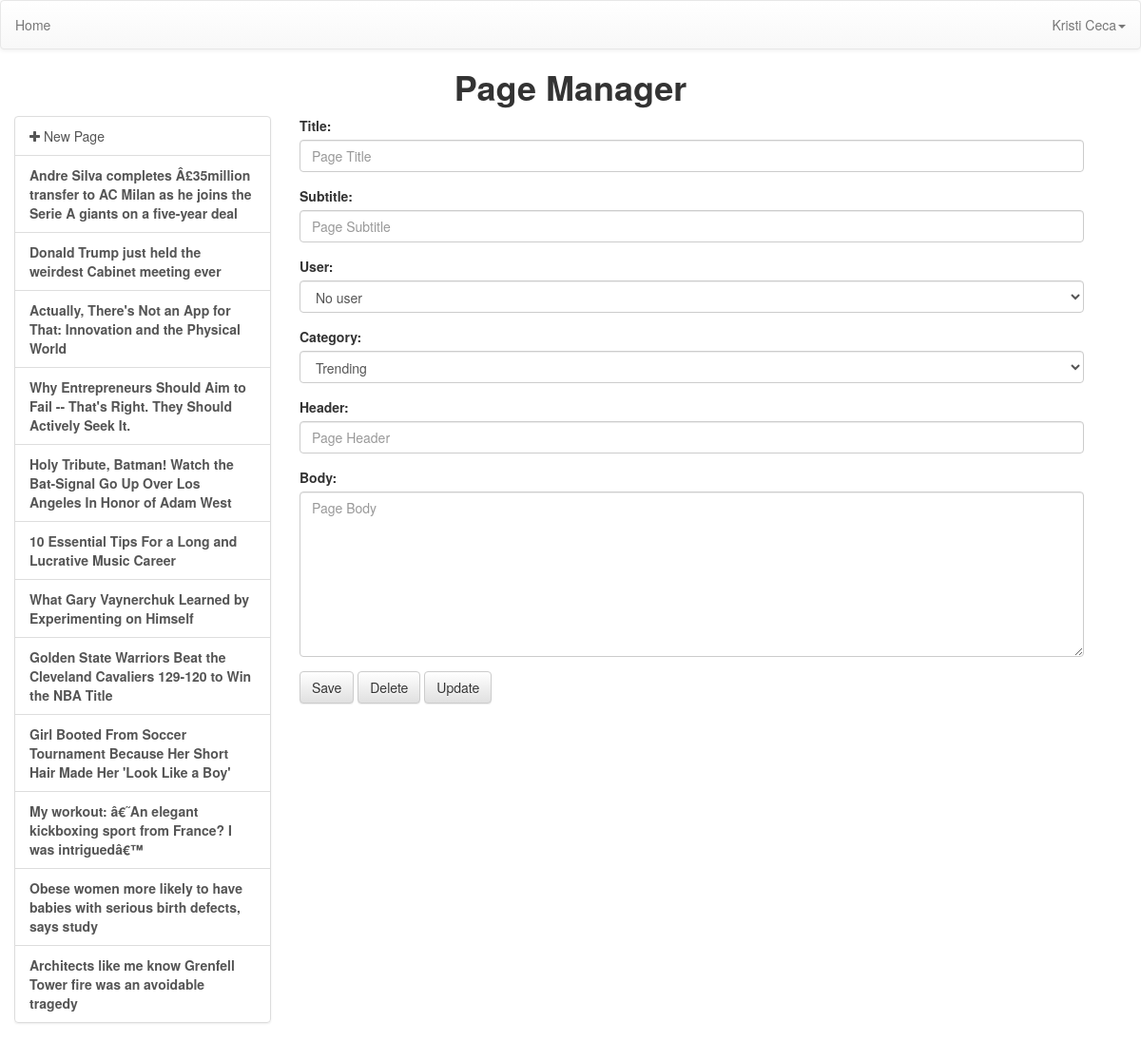
Screenshot of /admin/admin.php?pageid=0 (signed in) with the database file from the repository.
### tables this page shows
CREATE TABLE `posts` (
  `id` int(11) NOT NULL,
  `title` varchar(10000) NOT NULL,
  `subtitle` varchar(10000) NOT NULL,
  `category` varchar(200) NOT NULL,
  `header` varchar(400) NOT NULL,
  `body` longtext NOT NULL,
  `time` datetime NOT NULL DEFAULT '0000-00-00 00:00:00' ON UPDATE CURRENT_TIMESTAMP
);

### admin/admin.php (the view, shortened to what this page needs)
<?php include('config/css.php'); ?>
<?php include ('../config/connection.php'); ?>
 <?php
        $url = $_SERVER['REQUEST_URI'];
        $parts = parse_url($url);
        parse_str($parts['query'], $query);
        $id = $query['pageid'];
        $editquery = "SELECT * FROM posts WHERE id = $id";
        $reditquery = mysqli_query($dbc, $editquery);
        $editarray = mysqli_fetch_array($reditquery);
        ?>
<?php
$q = "SELECT * FROM posts";
$r = mysqli_query($dbc, $q);
$post = array();
    while(($row =  mysqli_fetch_assoc($r))) {
        $post[] = $row;
    }
?>
<nav class="navbar navbar-default" role="navigation">
		<ul class="nav navbar-nav">
                        <li><a href="../">Home</a></li>
		</ul>
		<div class="pull-right">
			<ul class="nav navbar-nav">
				<li class="dropdown">
					<a href="#" class="dropdown-toggle" data-toggle="dropdown">Kristi Ceca<b class="caret"></b></a>
				</li>
			</ul>
		</div>
</nav>
<h1 align="center" style="font-weight: bold; display: block;">Page Manager</h1>
<div class="row" style='margin: 0'>
	<div class="col-md-3">
		<div class="list-group">
                    <a class="list-group-item" href="admin.php?pageid=0"><i class="fa fa-plus"></i> New Page</a>
                    <?php foreach($post as $title) : ?>
                    <a class="list-group-item" href="?pageid=<?php echo $title['id'];?>"> <strong><?php echo $title['title'];?> </strong></a>
                    <?php endforeach; ?>
		</div>
	</div>
	<div class="col-md-9">
		<form action="" method="post" role="form" style="padding-right: 45px;">
			<div class="form-group">
				<label for="title">Title:</label>
				<input class="form-control" type="text" name="title" id="title" value="<?php echo $editarray['title'];?>" placeholder="Page Title">
			</div>
                         <div class="form-group">
				<label for="label">Subtitle:</label>
				<input class="form-control" type="text" name="subtitle" id="subtitle" value="<?php echo $editarray['subtitle'];?>" placeholder="Page Subtitle">
			</div>
			<div class="form-group">
				<label for="user">User:</label>
				<select class="form-control" name="user" id="user">
					<option value="0">No user</option>
				</select>
			</div>
                        <div class="form-group">
				<label for="user">Category:</label>
				<select class="form-control" name="category" id="category">
                                        <option value="trending">Trending</option>
				</select>
			</div>
			<div class="form-group">
				<label for="header">Header:</label>
				<input class="form-control" type="text" name="header" id="header" value="<?php echo $editarray['header'];?>" placeholder="Page Header">
			</div>
			<div class="form-group">
				<label for="body">Body:</label>
				<textarea class="form-control editor" name="body" id="body" rows="8" placeholder="Page Body"><?php echo $editarray['body'];?></textarea>
			</div>
                    <input type="submit" class="btn btn-default" name="submitted" value="Save">
                    <input type="submit" class="btn btn-default" name="deleted" value="Delete">
                    <input type="submit" class="btn btn-default" name="updated" value="Update">
		</form>
	</div>
</div>

### rows the page displays
posts: title "Andre Silva completes Â£35million transfer to AC Milan as he joins the Serie A giants on a five-year deal"
posts: title "Donald Trump just held the weirdest Cabinet meeting ever"
posts: title "Actually, There's Not an App for That: Innovation and the Physical World"
posts: title "Why Entrepreneurs Should Aim to Fail -- That's Right. They Should Actively Seek It."
posts: title "Holy Tribute, Batman! Watch the Bat-Signal Go Up Over Los Angeles In Honor of Adam West"
posts: title "10 Essential Tips For a Long and Lucrative Music Career"
posts: title "What Gary Vaynerchuk Learned by Experimenting on Himself"
posts: title "Golden State Warriors Beat the Cleveland Cavaliers 129-120 to Win the NBA Title"
posts: title "Girl Booted From Soccer Tournament Because Her Short Hair Made Her 'Look Like a Boy'"
posts: title "My workout: â€˜An elegant kickboxing sport from France? I was intriguedâ€™"
posts: title "Obese women more likely to have babies with serious birth defects, says study"
posts: title "Architects like me know Grenfell Tower fire was an avoidable tragedy"
